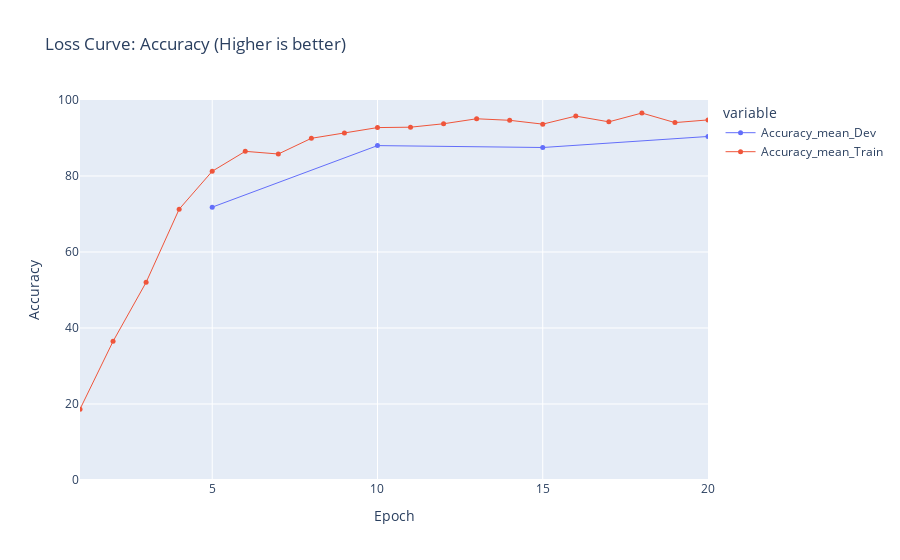

Write notebook code for a chart like this one.
### Code cell
def plot_summary(df, percentage=True):
	x = df.columns[0]
	y = df.columns[1:]

	if percentage:
		df[y] *= 100

	fig = px.line(
		data_frame=df,
		x=x,
		y=y,
		title="Loss Curve: Accuracy (Higher is better)",
		range_x=[df[x].values.min(), df[x].values.max()],
		range_y=[0, 100 if percentage else 1], # df[y].values.min() * 0.95
		markers=True,
	)
	fig.update_layout(xaxis_title="Epoch", yaxis_title="Accuracy")
	fig.update_traces(
		patch={
			"marker": {"size": 5},
			"line": {
				"width": 1,
				# "dash": "dot"
			},
		}
	)
	fig.update_traces(connectgaps=True) # required for connecting dev accuracies
 
	fig.show()

plot_summary(summary)

### Figure 1 — Plotly figure (JSON) as saved in the notebook; plotly's stock layout.template omitted (floating-point values rounded to 4 significant figures)
{"data": [{"connectgaps": true, "hovertemplate": "variable=Accuracy_mean_Dev<br>Epoch=%{x}<br>value=%{y}<extra></extra>", "legendgroup": "Accuracy_mean_Dev", "line": {"color": "#636efa", "dash": "solid", "width": 1}, "marker": {"size": 5, "symbol": "circle"}, "mode": "markers+lines", "name": "Accuracy_mean_Dev", "orientation": "v", "showlegend": true, "type": "scatter", "x": [1, 2, 3, 4, 5, 6, 7, 8, 9, 10, 11, 12, 13, 14, 15, 16, 17, 18, 19, 20], "xaxis": "x", "y": [null, null, null, null, 71.8, null, null, null, null, 88, null, null, null, null, 87.5, null, null, null, null, 90.4], "yaxis": "y"}, {"connectgaps": true, "hovertemplate": "variable=Accuracy_mean_Train<br>Epoch=%{x}<br>value=%{y}<extra></extra>", "legendgroup": "Accuracy_mean_Train", "line": {"color": "#EF553B", "dash": "solid", "width": 1}, "marker": {"size": 5, "symbol": "circle"}, "mode": "markers+lines", "name": "Accuracy_mean_Train", "orientation": "v", "showlegend": true, "type": "scatter", "x": [1, 2, 3, 4, 5, 6, 7, 8, 9, 10, 11, 12, 13, 14, 15, 16, 17, 18, 19, 20], "xaxis": "x", "y": [18.65, 36.49, 52.02, 71.27, 81.25, 86.49, 85.79, 89.92, 91.33, 92.74, 92.84, 93.75, 95.06, 94.66, 93.65, 95.77, 94.25, 96.57, 94.05, 94.76], "yaxis": "y"}], "layout": {"legend": {"title": {"text": "variable"}, "tracegroupgap": 0}, "title": {"text": "Loss Curve: Accuracy (Higher is better)"}, "xaxis": {"anchor": "y", "domain": [0, 1], "range": [1, 20], "title": {"text": "Epoch"}}, "yaxis": {"anchor": "x", "domain": [0, 1], "range": [0, 100], "title": {"text": "Accuracy"}}}}
